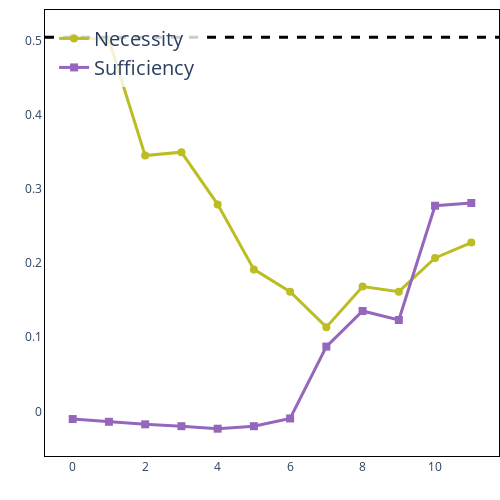

Notebook cell for this chart:
### Markdown cell above
### Figure 6(a) belief-consistent

### Code cell
pu.plot_ablation(bc_clean_logit_diff, bc_necessity_score, bc_sufficiency_score, image_dir / "correctness_of_circuit_bc.png")

### Figure 1 — Plotly figure (JSON) as saved in the notebook; plotly's stock layout.template omitted (floating-point values rounded to 4 significant figures)
{"data": [{"line": {"color": "#bcbd22", "width": 3}, "marker": {"size": 8, "symbol": "circle"}, "mode": "lines+markers", "name": "Necessity", "type": "scatter", "x": [0, 1, 2, 3, 4, 5, 6, 7, 8, 9, 10, 11], "y": [0.505, 0.5016, 0.3453, 0.3499, 0.2794, 0.1916, 0.1615, 0.1136, 0.1684, 0.1616, 0.2071, 0.2278]}, {"line": {"color": "#9467bd", "width": 3}, "marker": {"size": 8, "symbol": "square"}, "mode": "lines+markers", "name": "Sufficiency", "type": "scatter", "x": [0, 1, 2, 3, 4, 5, 6, 7, 8, 9, 10, 11], "y": [-0.01046, -0.0142, -0.01761, -0.02008, -0.02349, -0.02013, -0.009669, 0.0874, 0.1354, 0.1233, 0.2776, 0.2813]}], "layout": {"height": 500, "legend": {"bgcolor": "rgba(255, 255, 255, 0.8)", "font": {"size": 20}, "x": 0.02, "y": 0.98}, "margin": {"b": 10, "l": 0, "r": 0, "t": 10}, "plot_bgcolor": "white", "shapes": [{"line": {"color": "#000000", "dash": "dash", "width": 3}, "type": "line", "x0": 0, "x1": 1, "xref": "x domain", "y0": 0.505, "y1": 0.505, "yref": "y"}], "title": {"text": ""}, "width": 500, "xaxis": {"linecolor": "black", "linewidth": 1, "mirror": true, "showline": true, "showticklabels": true, "title": {"text": ""}}, "yaxis": {"linecolor": "black", "linewidth": 1, "mirror": true, "showline": true, "showticklabels": true, "title": {"text": ""}}}}
